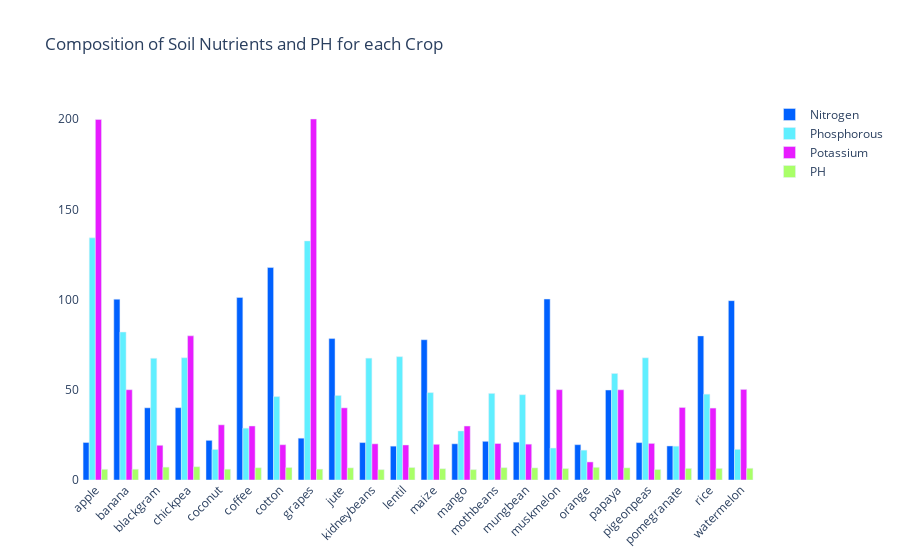

Here is the notebook cell this chart was saved with:
### Markdown cell above
The plot shows the PH concentration of the soil, for each crop type.

### Code cell
fig = go.Figure()
fig.add_trace(go.Bar(
x=ecology.index,
y=ecology['N'],
name='Nitrogen',
marker_color='#0061ff'
))
fig.add_trace(go.Bar(
x=ecology.index,
y=ecology['P'],
name='Phosphorous',
marker_color='#60efff'
))
fig.add_trace(go.Bar(
x=ecology.index,
y=ecology['K'],
name='Potassium',
marker_color='#e81cff'
))
fig.add_trace(go.Bar(
x=ecology.index,
y=ecology['ph'],
name='PH',
marker_color='#a9ff68'
))
fig.update_layout(title="Composition of Soil Nutrients and PH for each Crop",
plot_bgcolor='white',
barmode='group',
xaxis_tickangle=-45)

### Figure 1 — Plotly figure (JSON) as saved in the notebook; plotly's stock layout.template omitted (floating-point values rounded to 4 significant figures)
{"data": [{"marker": {"color": "#0061ff"}, "name": "Nitrogen", "type": "bar", "x": ["apple", "banana", "blackgram", "chickpea", "coconut", "coffee", "cotton", "grapes", "jute", "kidneybeans", "lentil", "maize", "mango", "mothbeans", "mungbean", "muskmelon", "orange", "papaya", "pigeonpeas", "pomegranate", "rice", "watermelon"], "y": [20.8, 100.2, 40.02, 40.09, 21.98, 101.2, 117.8, 23.18, 78.4, 20.75, 18.77, 77.76, 20.07, 21.44, 20.99, 100.3, 19.58, 49.88, 20.73, 18.87, 79.89, 99.42]}, {"marker": {"color": "#60efff"}, "name": "Phosphorous", "type": "bar", "x": ["apple", "banana", "blackgram", "chickpea", "coconut", "coffee", "cotton", "grapes", "jute", "kidneybeans", "lentil", "maize", "mango", "mothbeans", "mungbean", "muskmelon", "orange", "papaya", "pigeonpeas", "pomegranate", "rice", "watermelon"], "y": [134.2, 82.01, 67.47, 67.79, 16.93, 28.74, 46.24, 132.5, 46.86, 67.54, 68.36, 48.44, 27.18, 48.01, 47.28, 17.72, 16.55, 59.05, 67.73, 18.75, 47.58, 17]}, {"marker": {"color": "#e81cff"}, "name": "Potassium", "type": "bar", "x": ["apple", "banana", "blackgram", "chickpea", "coconut", "coffee", "cotton", "grapes", "jute", "kidneybeans", "lentil", "maize", "mango", "mothbeans", "mungbean", "muskmelon", "orange", "papaya", "pigeonpeas", "pomegranate", "rice", "watermelon"], "y": [199.9, 50.05, 19.24, 79.92, 30.59, 29.94, 19.56, 200.1, 39.99, 20.05, 19.41, 19.79, 29.92, 20.23, 19.87, 50.08, 10.01, 50.04, 20.29, 40.21, 39.87, 50.22]}, {"marker": {"color": "#a9ff68"}, "name": "PH", "type": "bar", "x": ["apple", "banana", "blackgram", "chickpea", "coconut", "coffee", "cotton", "grapes", "jute", "kidneybeans", "lentil", "maize", "mango", "mothbeans", "mungbean", "muskmelon", "orange", "papaya", "pigeonpeas", "pomegranate", "rice", "watermelon"], "y": [5.93, 5.984, 7.134, 7.337, 5.977, 6.79, 6.913, 6.026, 6.733, 5.749, 6.928, 6.245, 5.766, 6.831, 6.724, 6.359, 7.017, 6.741, 5.794, 6.429, 6.425, 6.496]}], "layout": {"barmode": "group", "plot_bgcolor": "white", "title": {"text": "Composition of Soil Nutrients and PH for each Crop"}, "xaxis": {"tickangle": -45}}}
